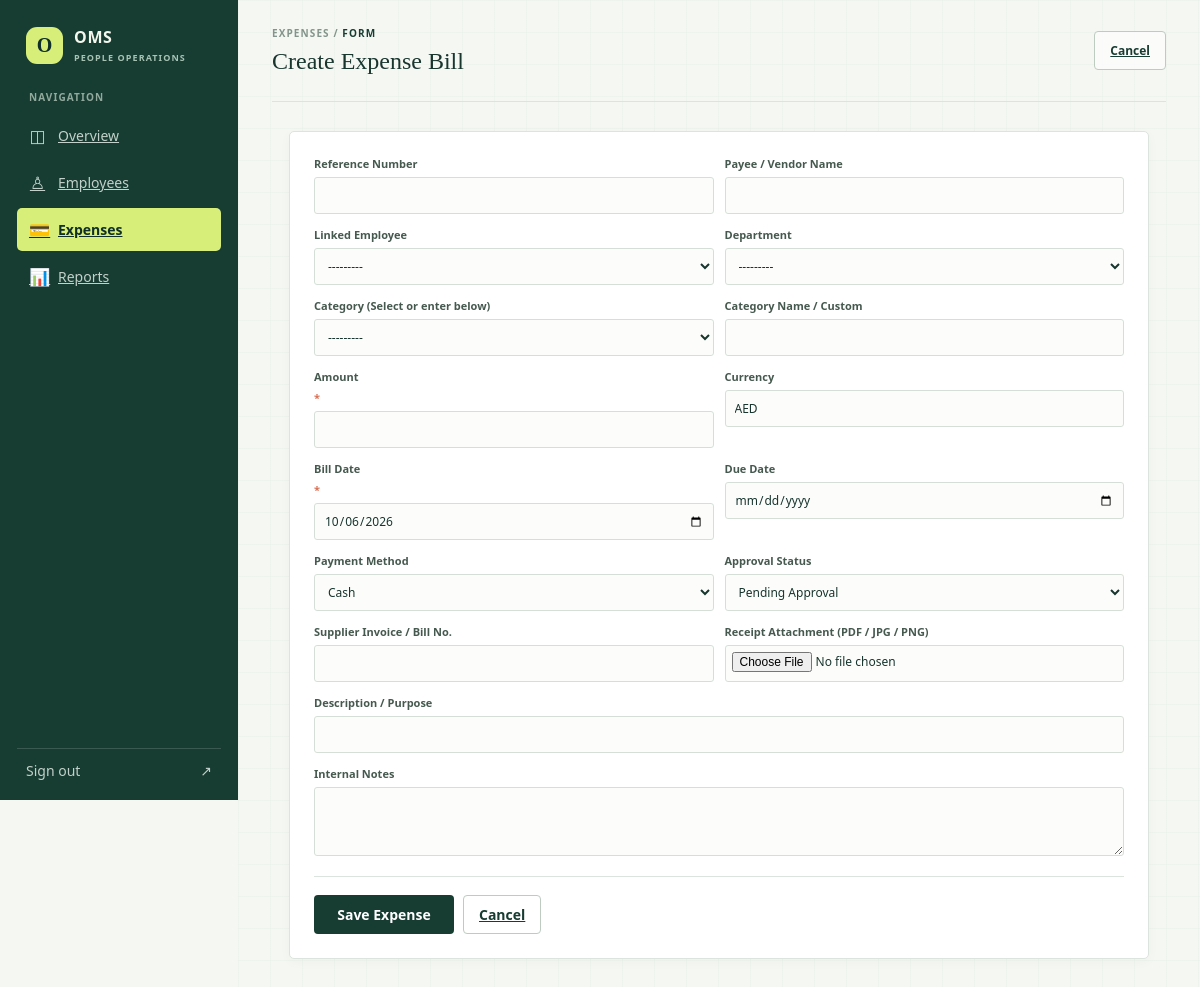
The app's page /expenses/new/ (signed in), older data.
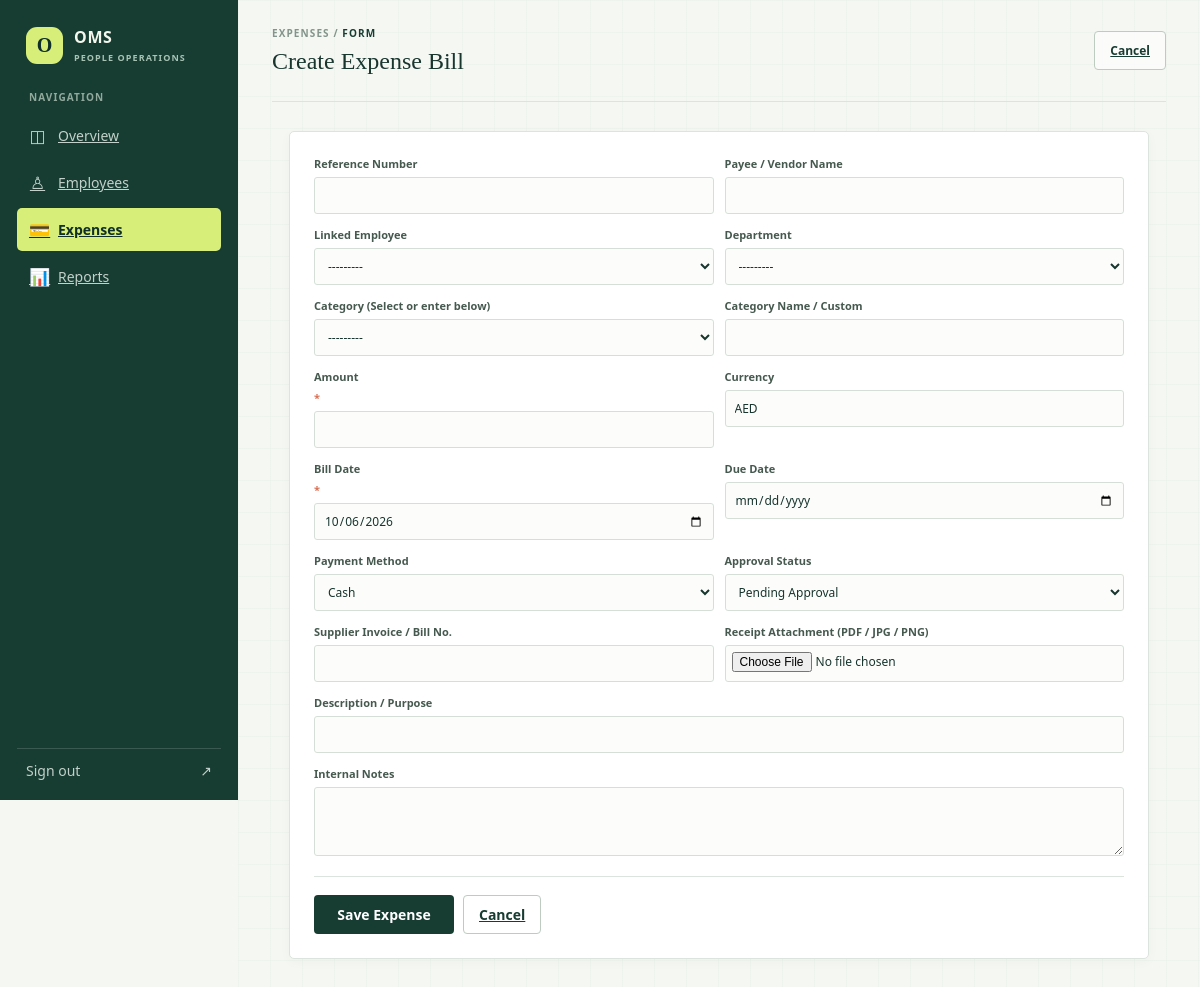
The same page, newer data.
### frontend/models.py (models this page shows, shortened)
class Employee(models.Model):
    class Status(models.TextChoices):
        ACTIVE = "active", "Active"
        PENDING = "pending", "Pending"
        ON_LEAVE = "on_leave", "On leave"
        SUSPENDED = "suspended", "Suspended"
        RESIGNED = "resigned", "Resigned"
        TERMINATED = "terminated", "Terminated"
        RETIRED = "retired", "Retired"
        COMPLETED = "completed", "Completed"
    class Gender(models.TextChoices):
        MALE = "male", "Male"
        FEMALE = "female", "Female"
        OTHER = "other", "Other"
    class MaritalStatus(models.TextChoices):
        SINGLE = "single", "Single"
        MARRIED = "married", "Married"
        DIVORCED = "divorced", "Divorced"
        WIDOWED = "widowed", "Widowed"
        OTHER = "other", "Other"
    class EmploymentType(models.TextChoices):
        FULL_TIME = "full_time", "Full-time"
        PART_TIME = "part_time", "Part-time"
        CONTRACT = "contract", "Contract"
        PROBATION = "probation", "Probation"
        TEMPORARY = "temporary", "Temporary"
        INTERN = "intern", "Intern"
    employee_id = models.CharField(max_length=32, unique=True, db_index=True)
    first_name = models.CharField(max_length=80, blank=True)
    middle_name = models.CharField(max_length=80, blank=True)
    last_name = models.CharField(max_length=80, blank=True)
    full_name = models.CharField(max_length=160, db_index=True)
    date_of_birth = models.DateField(null=True, blank=True)
    gender = models.CharField(max_length=16, choices=Gender.choices, blank=True)
    nationality = models.CharField(max_length=80, blank=True, default="Nepali")
    marital_status = models.CharField(max_length=16, choices=MaritalStatus.choices, blank=True)
    profile_photo = models.FileField(upload_to=employee_photo_upload_path, blank=True)
    phone = models.CharField(max_length=32, db_index=True)
    email = models.EmailField(blank=True, db_index=True)
    emergency_contact_name = models.CharField(max_length=160, blank=True)
    emergency_contact_relationship = models.CharField(max_length=80, blank=True)
    emergency_contact_phone = models.CharField(max_length=32, blank=True)
    current_address = models.TextField(blank=True)
    permanent_address = models.TextField(blank=True)
    department = models.ForeignKey(
        Department,
        on_delete=models.SET_NULL,
        null=True,
        blank=True,
        related_name="employees",
    )
    designation = models.ForeignKey(
        Designation,
        on_delete=models.SET_NULL,
        null=True,
        blank=True,
        related_name="employees",
    )
    job_title = models.CharField(max_length=120, blank=True)
    employment_type = models.CharField(
        max_length=20,
        choices=EmploymentType.choices,
        default=EmploymentType.FULL_TIME,
    )
    joining_date = models.DateField(null=True, blank=True)
    contract_start_date = models.DateField(null=True, blank=True)
    contract_end_date = models.DateField(null=True, blank=True)
    salary = models.DecimalField(
        max_digits=12,
        decimal_places=2,
        null=True,
        blank=True,
        validators=[MinValueValidator(0)],
    )
    status = models.CharField(
        max_length=16,
        choices=Status.choices,
        default=Status.ACTIVE,
        db_index=True,
    )
    supervisor = models.ForeignKey(
        "self",
        on_delete=models.SET_NULL,
        null=True,
        blank=True,
        related_name="subordinates",
    )
    work_location = models.CharField(max_length=120, blank=True, default="Dubai, UAE")
    client_name = models.CharField(max_length=160, blank=True)
    origin_country = models.CharField(max_length=80, default="Nepal", blank=True)
    destination = models.CharField(max_length=100, default="Dubai, UAE", blank=True)
    citizenship_number = models.CharField(max_length=60, blank=True)
    passport_number = models.CharField(max_length=60, blank=True)
    pan_tax_number = models.CharField(max_length=60, blank=True)
    national_id_number = models.CharField(max_length=60, blank=True)
    created_by = models.ForeignKey(
        settings.AUTH_USER_MODEL,
        on_delete=models.SET_NULL,
        null=True,
        blank=True,
        related_name="managed_employees",
    )
    created_at = models.DateTimeField(auto_now_add=True)
    updated_at = models.DateTimeField(auto_now=True)
    class Meta:
        ordering = ["full_name", "employee_id"]
    def __str__(self):
        return f"{self.employee_id} - {self.full_name}"

### frontend/views.py (the view)
# urls.py: path("expenses/new/", views.expense_create_view, name="expense-create"),
@login_required(login_url="login")
def expense_create_view(request):
    if request.method == "POST":
        form = ExpenseRecordForm(request.POST, request.FILES)
        if form.is_valid():
            expense = form.save(commit=False)
            expense.created_by = request.user
            expense.save()
            log_action(request.user, AuditLog.Action.CREATE, expense, f"Created expense {expense.amount} {expense.currency}", request)
            messages.success(request, f"Expense '{expense.reference_number}' created successfully.")
            return redirect("expense-detail", pk=expense.pk)
    else:
        form = ExpenseRecordForm(initial={"bill_date": timezone.now().date(), "currency": "AED"})
    return render(request, "expenses/expense_form.html", {
        "form": form,
        "title": "Create Expense Bill",
        "action": "Save Expense",
    })

### frontend/forms.py (shortened to what this page needs)
class ExpenseRecordForm(forms.ModelForm):
    class Meta:
        model = ExpenseRecord
        fields = [
            "reference_number",
            "employee",
            "department",
            "category_ref",
            "category",
            "vendor_name",
            "description",
            "amount",
            "currency",
            "bill_date",
            "due_date",
            "paid_date",
            "payment_method",
            "invoice_number",
            "status",
            "receipt_file",
            "invoice_file",
            "notes",
        ]
        widgets = {
            "bill_date": forms.DateInput(attrs={"type": "date"}),
            "due_date": forms.DateInput(attrs={"type": "date"}),
            "paid_date": forms.DateInput(attrs={"type": "date"}),
            "notes": forms.Textarea(attrs={"rows": 3}),
        }

### frontend/models.py (called while the page is built)
    def __str__(self):
        return self.name

### frontend/templates/expenses/expense_form.html (shortened to what this page needs)
{% extends "partial/base.html" %}
{% load static %}
{% block content %}
<div class="app-shell">
	<aside class="sidebar">
		<a class="brand" href="{% url 'home' %}">
			<span class="brand-mark">O</span>
			<span><strong>OMS</strong><small>PEOPLE OPERATIONS</small></span>
		</a>
		<p class="nav-label">NAVIGATION</p>
		<nav class="primary-nav">
			<a class="nav-item" href="{% url 'home' %}"><span class="nav-icon">◫</span>Overview</a>
			<a class="nav-item" href="{% url 'employee-list' %}"><span class="nav-icon">♙</span>Employees</a>
			<a class="nav-item active" href="{% url 'expense-list' %}"><span class="nav-icon">💳</span>Expenses</a>
			<a class="nav-item" href="{% url 'reports-home' %}"><span class="nav-icon">📊</span>Reports</a>
		</nav>
		<div class="sidebar-bottom">
			<a class="logout-link" href="{% url 'logout' %}">Sign out <span aria-hidden="true">↗</span></a>
		</div>
	</aside>
	<main class="main-area">
		<header class="topbar">
			<div>
				<p class="eyebrow"><a href="{% url 'expense-list' %}" style="color: inherit; text-decoration: none;">EXPENSES</a> / <span style="color: var(--forest);">FORM</span></p>
				<h1>{{ title }}</h1>
			</div>
			<div class="topbar-meta">
				<a class="button button-quiet" href="{% if expense %}{% url 'expense-detail' expense.pk %}{% else %}{% url 'expense-list' %}{% endif %}">Cancel</a>
			</div>
		</header>
		<form method="POST" enctype="multipart/form-data" class="panel" style="max-width: 860px; margin: 0 auto 30px; padding: 24px;">
			<div class="form-grid" style="margin-bottom: 20px;">
				<label>Reference Number
					{{ form.reference_number }}
				</label>
				<label>Payee / Vendor Name
					{{ form.vendor_name }}
				</label>
				<label>Linked Employee
					{{ form.employee }}
				</label>
				<label>Department
					{{ form.department }}
				</label>
				<label>Category (Select or enter below)
					{{ form.category_ref }}
				</label>
				<label>Category Name / Custom
					{{ form.category }}
				</label>
				<label>Amount <em>*</em>
					{{ form.amount }}
				</label>
				<label>Currency
					{{ form.currency }}
				</label>
				<label>Bill Date <em>*</em>
					{{ form.bill_date }}
				</label>
				<label>Due Date
					{{ form.due_date }}
				</label>
				<label>Payment Method
					{{ form.payment_method }}
				</label>
				<label>Approval Status
					{{ form.status }}
				</label>
				<label>Supplier Invoice / Bill No.
					{{ form.invoice_number }}
				</label>
				<label>Receipt Attachment (PDF / JPG / PNG)
					{{ form.receipt_file }}
				</label>
				<label class="wide-field">Description / Purpose
					{{ form.description }}
				</label>
				<label class="wide-field">Internal Notes
					{{ form.notes }}
				</label>
			</div>
			<div class="form-actions" style="border-top: 1px solid var(--line); padding-top: 18px;">
				<button type="submit" class="button button-dark" style="min-width: 140px;">{{ action }}</button>
				<a class="button button-quiet" href="{% if expense %}{% url 'expense-detail' expense.pk %}{% else %}{% url 'expense-list' %}{% endif %}">Cancel</a>
			</div>
		</form>
	</main>
</div>
{% endblock %}

Row changes from the older to the newer data that the page shows:
added Employee: employee "---------"
Text that changed along with them:
form field employee: "---------" → (not shown)
